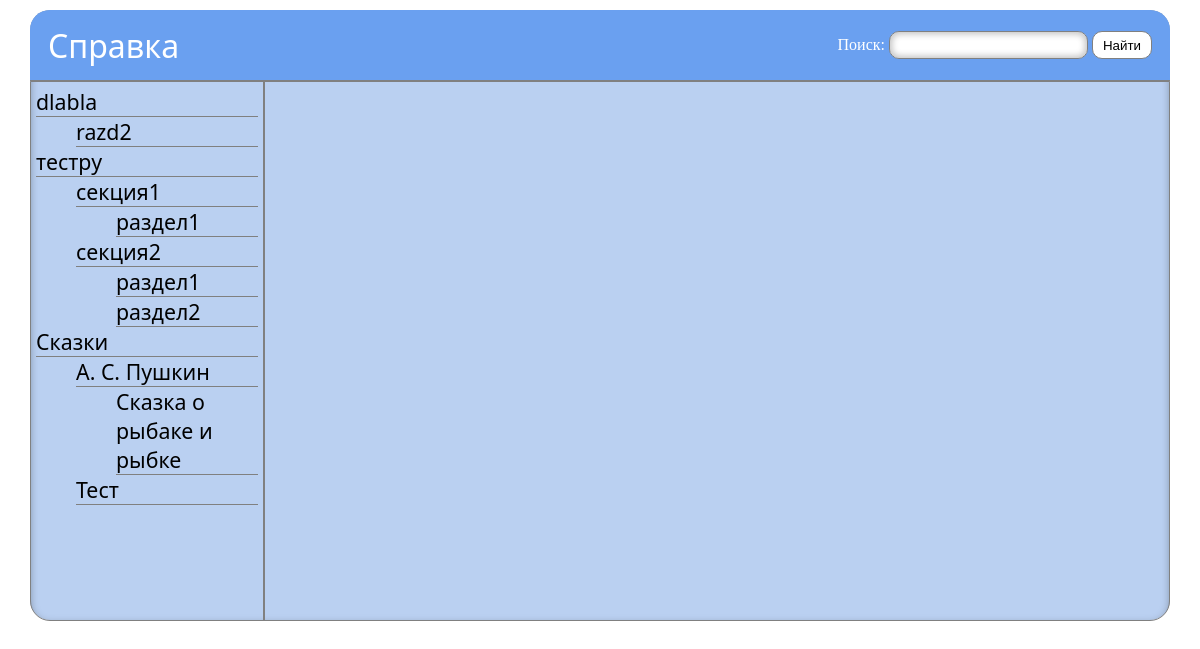
The app's page /, older data.
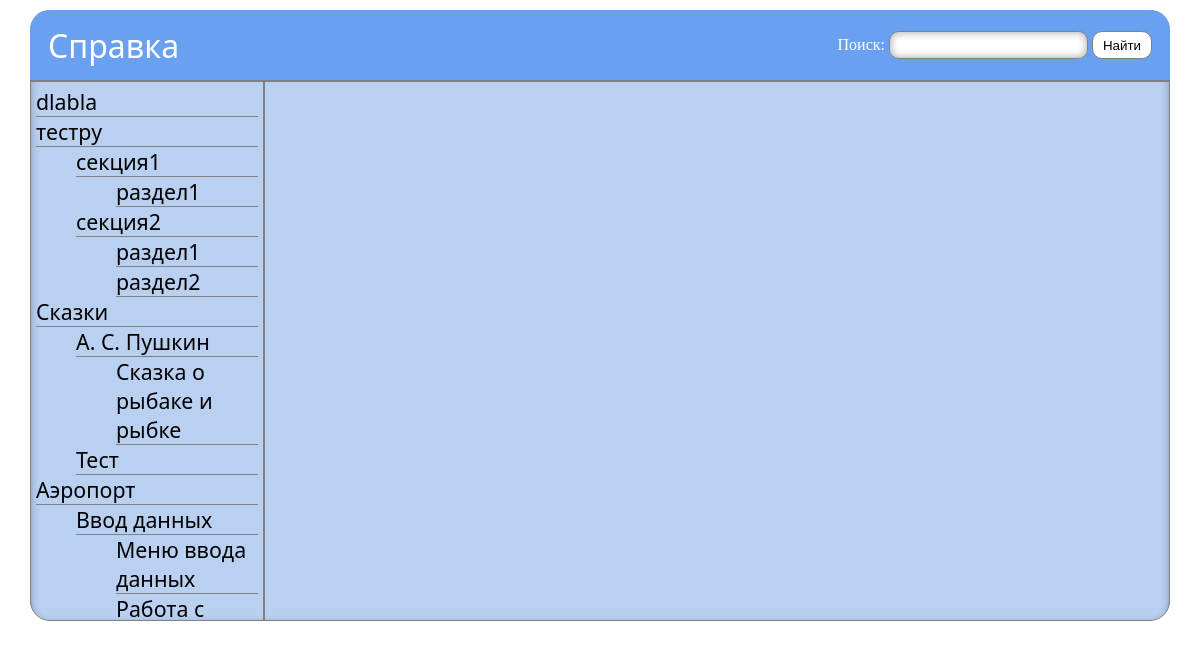
The same page, newer data.
### tables this page shows
CREATE TABLE `ref_system_data` (
  `id` int(11) NOT NULL,
  `type` varchar(64) NOT NULL,
  `parent_id` int(11) DEFAULT NULL,
  `caption` varchar(150) NOT NULL,
  `content` text
);

### classes/ReferenceSystem.php (called while the page is built, shortened)
<?php
include_once 'RSArticle.php';
include_once 'ReferenceSchemeItem.php';
class ReferenceSystem
{
    public static $HierarchyItems = ['Chapter','Section','Subsection'];
    public static function GetItemChildren($pathOrId)
    {
        $mysqli = new mysqli(DB_HOST, DB_LOGIN, DB_PASSWORD, DB_DATABASE);
        $id = (is_numeric($pathOrId)) ? $pathOrId : self::PathToId($pathOrId);
        $sql = "SELECT id,type,caption FROM ref_system_data WHERE parent_id = $id";
        if(!$result = $mysqli->query($sql))
            return "Ошибка: " . $mysqli->error . "\n";
        $children = array();
        for ($i = 0; !($result->num_rows === 0) and $arr = $result->fetch_assoc(); $i++)
        {
            $children[$i] = new RSArticle($arr['id'],$arr['caption'], null, $arr['type']);
        }
        return $children;
    }
    public static function GetReferenceScheme($scheme)
    {
        if(count($scheme) === 0)
        {
            $mysqli = new mysqli(DB_HOST, DB_LOGIN, DB_PASSWORD, DB_DATABASE);
            $type = self::$HierarchyItems[0];
            $sql = "SELECT id,type,caption FROM ref_system_data WHERE type = '$type'";
            if(!$result = $mysqli->query($sql))
                return "Ошибка: " . $mysqli->error . "\n";
            for ($i = 0; !($result->num_rows === 0) and $arr = $result->fetch_assoc(); $i++) {
                $scheme[$i] = new ReferenceSchemeItem(new RSArticle($arr['id'], $arr['caption'], null, $arr['type']),
                    array(), null, $arr['caption']);
            }
            for($i=0; $i<count($scheme); $i++)
                $scheme[$i]->FirstLevel = $scheme;
            return self::GetReferenceScheme($scheme);
        }
        else
        {
            for($i=0; $i<count($scheme); $i++)
            {
                $path = $scheme[$i]->Path;
                $children = self::GetItemChildren($path);
                for ($j = 0; $j<count($children); $j++)
                {
                    $scheme[$i]->Children[$j] = new ReferenceSchemeItem($children[$j],array(),$scheme[$i]->FirstLevel,
                                                                        $path . '/' . $children[$j]->Caption);
                    if(count($children)>0)
                        self::GetReferenceScheme($scheme[$i]->Children);
                }
            }
            return $scheme[0]->FirstLevel;
        }
    }
    public static function PathToId($path)
    {
        $mysqli = new mysqli(DB_HOST, DB_LOGIN, DB_PASSWORD, DB_DATABASE);
        $path = $mysqli->real_escape_string($path);
        $path = explode('/',$path);
        $parent_id = -1;
        for($i = 0; $i<count($path); $i++)
        {
            $type = self::$HierarchyItems[$i];
            $sql = ($i > 0) ?
                "SELECT id FROM ref_system_data WHERE caption = '$path[$i]' AND type = '$type'  AND parent_id=$parent_id"
                :
                "SELECT id FROM ref_system_data WHERE caption = '$path[$i]' AND type = '$type'";
            if (!$result = $mysqli->query($sql))
                return "Ошибка: " . $mysqli->error . "\n";
            $parent_id = $result->fetch_assoc()['id'];
        }
        return $parent_id;
    }
}

### classes/ReferenceSchemeItem.php (called while the page is built, shortened)
<?php
include_once 'ReferenceSystem.php';
class ReferenceSchemeItem
{
    public function __construct($article, $children, $firstLevel, $path)
    {
        $this->Article = $article;
        $this->FirstLevel = $firstLevel;
        $this->Path = $path;
    }
}

### classes/RSArticle.php (called while the page is built, shortened)
<?php
class RSArticle
{
    public function __construct($id, $caption, $content, $type)
    {
        $this->Id = $id;
        $this->Caption = $caption;
    }
}

### index.php (the view, shortened to what this page needs)
<?php
    include_once "classes/ReferenceSystem.php";
?>
<!DOCTYPE HTML>
<html>
<head>
</head>
<body>
    <div class="ItemContainer">
        <div class="ItemHeader" id="header">
            <span class="ItemHeaderText">
                Справка
            </span>
            <form>
                <span style="color: white">Поиск: </span>
                <input type="text" name="searchText" id="searchText">
                <input type="submit" value="Найти" id="searchButton">
            </form>
        </div>
        <div id="RefContainer">
            <div id="TableOfContentsContainer">
                <ul id="TableOfContents">
                    <?php
                    $sch = ReferenceSystem\ReferenceSystem::GetReferenceScheme(array());
                    for($i = 0; $i<count($sch); $i++)
                        PrintVertex($sch[$i]);
                    ?>
                </ul>
            </div>
            <div id="Content">
            </div>
        </div>
    </div>
</body>
</html>
<?php
function PrintVertex($Vertex)
{
    $query = '';
    if(isset($_GET['searchText']) AND trim($_GET['searchText']) != '')
    {
        $search = trim($_GET['searchText']);
        $articles = ReferenceSystem\ReferenceSystem::SearchReference($search);
        $flag = false;
        if(count($articles) > 0)
        {
            for($i = 0; $i<count($articles) and !$flag; $i++)
                $flag = $articles[$i]->Id == $Vertex->Article->Id;
        }
        if($flag)
            echo '<li><a href="?page_id=' . $Vertex->Article->Id . $query . '">' . $Vertex->Article->Caption . '</a>' . "</li>\r\n";
        else
            echo '<li><a style="color: gray;" href="?page_id=' . $Vertex->Article->Id . $query . '">' .
                $Vertex->Article->Caption . '</a>' . "</li>\r\n";
    }
    else
        if(isset($_GET['page_id']) and $_GET['page_id'] == $Vertex->Article->Id)
            echo '<li><a style="text-decoration: underline" href="?page_id=' . $Vertex->Article->Id . $query . '">' . $Vertex->Article->Caption . '</a>' . "</li>\r\n";
        else
            echo '<li><a href="?page_id=' . $Vertex->Article->Id . $query . '">' . $Vertex->Article->Caption . '</a>' . "</li>\r\n";
    for($i = 0; $i<count($Vertex->Children); $i++)
    {
        echo "<ul>\r\n";
        PrintVertex($Vertex->Children[$i]);
        echo "</ul>\r\n";
    }
}
?>

### index.php (style rules this page uses)
html, body { height: 97%; margin: 0; }
.ItemContainer { background-color: #bad0f1; box-shadow: inset 0px 4px 9px 0px rgba(0, 0, 0, 0.35); border-radius: 20px; margin: 10px 30px 10px 30px; padding: 0 0 10px 0; height: 600px; }
.ItemHeader { border-radius: 20px 20px 0px 0px; display: flex; justify-content: space-between; align-items: center; border-bottom: 1px solid gray; background-color: rgb(106, 160, 240); text-align: right; vertical-align: center; padding: 10px 18px 10px 18px; height: 50px; }
.ItemHeaderText { font-family: "Segoe UI", sans-serif; font-size: 24pt; color: white; }
#RefContainer { overflow: hidden; display: flex; justify-content: space-between; border: 1px solid gray; border-radius: 0px 0px 20px 20px; height: 538px; }
#TableOfContentsContainer { font-family: "Segoe UI", sans-serif; font-size: 16pt; overflow: auto; width: 20%; padding-left: 5px; padding-right: 5px; border-right: 1px solid gray; }
#Content { overflow: auto; width:80%; padding: 0px 8px 0px 8px; border-left: 1px solid gray; }
#TableOfContents { list-style-type: none; margin: 5px 0px 5px 0px; padding: 0px; }
#TableOfContents li { border-bottom: 1px solid gray; }
#TableOfContents ul { list-style-type: none; }
#searchText { border: 1px solid gray; border-radius: 10px; background-color: white; box-shadow: inset 0px 0px 6.75px 2.25px rgba(0, 0, 0, 0.23); padding: 3px 10px 3px 10px; height: 20px; }
#searchButton { border-radius: 10px; border: 1px solid gray; background-color: white; height: 28px; padding: 3px 10px 3px 10px; cursor: pointer; }
a { color: black; text-decoration: none; }

Row changes from the older to the newer data that the page shows:
removed ref_system_data: caption "razd2", shown under "dlabla"
added ref_system_data: caption "Аэропорт"
added ref_system_data: caption "Ввод данных", shown under "Аэропорт"
added ref_system_data: caption "Меню ввода данных", shown under "Ввод данных"
added ref_system_data: caption "Работа с…", shown under "Ввод данных"
